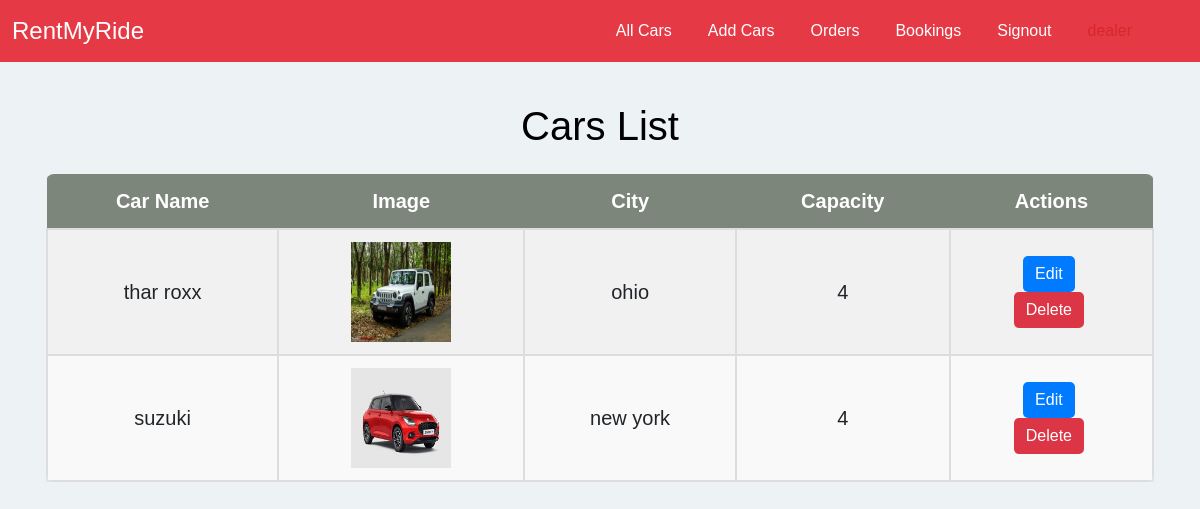
Page /all_cars/ (signed in) on the earlier database version.
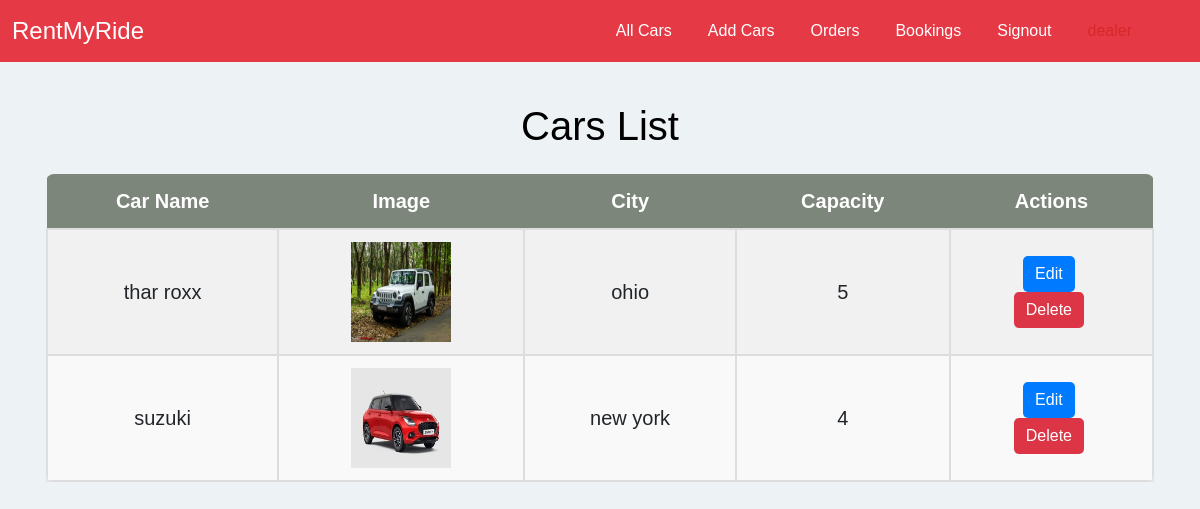
Same page on the later database version.
### home/models.py (models this page shows, shortened)
class Car(models.Model):
    name = models.CharField(max_length=50)
    image = models.ImageField(upload_to="")
    car_dealer = models.ForeignKey(CarDealer, on_delete=models.PROTECT)
    capacity = models.CharField(max_length=2)
    location = models.ForeignKey(Location, on_delete=models.SET_NULL, null=True)
    is_available = models.BooleanField(default=True)
    rent = models.CharField(max_length=10, blank=True)

class Location(models.Model):
    city = models.CharField(max_length = 50)

### home/views.py (the view)
# urls.py: path("all_cars/", views.all_cars, name="all_cars"),
@login_required(login_url='/car_dealer_login')
def all_cars(request):
    dealer = CarDealer.objects.filter(car_dealer=request.user).first()
    cars = Car.objects.filter(car_dealer=dealer)
    if request.method == "POST":
        car_id = request.POST.get('car_id')
        car = get_object_or_404(Car, id=car_id)
        return render(request, "edit_car.html", {'car': car})
    return render(request, "all_cars.html", {'cars':cars})

### home/templates/all_cars.html (shortened to what this page needs)
{% extends 'car_dealer_navbar.html' %}
{% block body %}
<div class="container">
    {% if cars %}
      <h1 class="mt-4">Cars List</h1>
        <div class="users-table mt-4">
            <table>
                <tbody>
                <tr>
                    <th>Car Name</th>
                    <th>Image</th>
                    <th>City</th>
                    <th>Capacity</th>
                    <th>Actions</th>
                </tr>
                {% for car in cars %}
                  <tr>
                    <td>{{car.name}}</td>
                    <td>
                      {% if car.image %}
                          <img src="{{ car.image.url }}" alt="{{ car.name }}" width="100px" height="100px">
                      {% else %}
                          No image available
                      {% endif %}
                    </td>
                    <td>{{car.location.city}}</td>
                    <td>{{car.capacity}}</td>
                    <td>
                       <form action="{% url 'all_cars' %}" method="post">
                        <button type="submit" class="btn btn-update" >Edit</button>
                       </form>
                      <a href="/delete_car/{{car.id}}" class="btn btn-danger" onclick="return confirm('Are you sure you want to delete {{car.name}}?')">Delete</a>
                    </td>
                  </tr>
                {% endfor %}
              </tbody>
            </table>
        </div>
        {% else %}
        <br>
        <h2>No cars added yet</h2>
    {% endif %}
</div>
{% endblock body %}

Differences in the rows shown:
changed Car "thar roxx": capacity "4" → "5"
